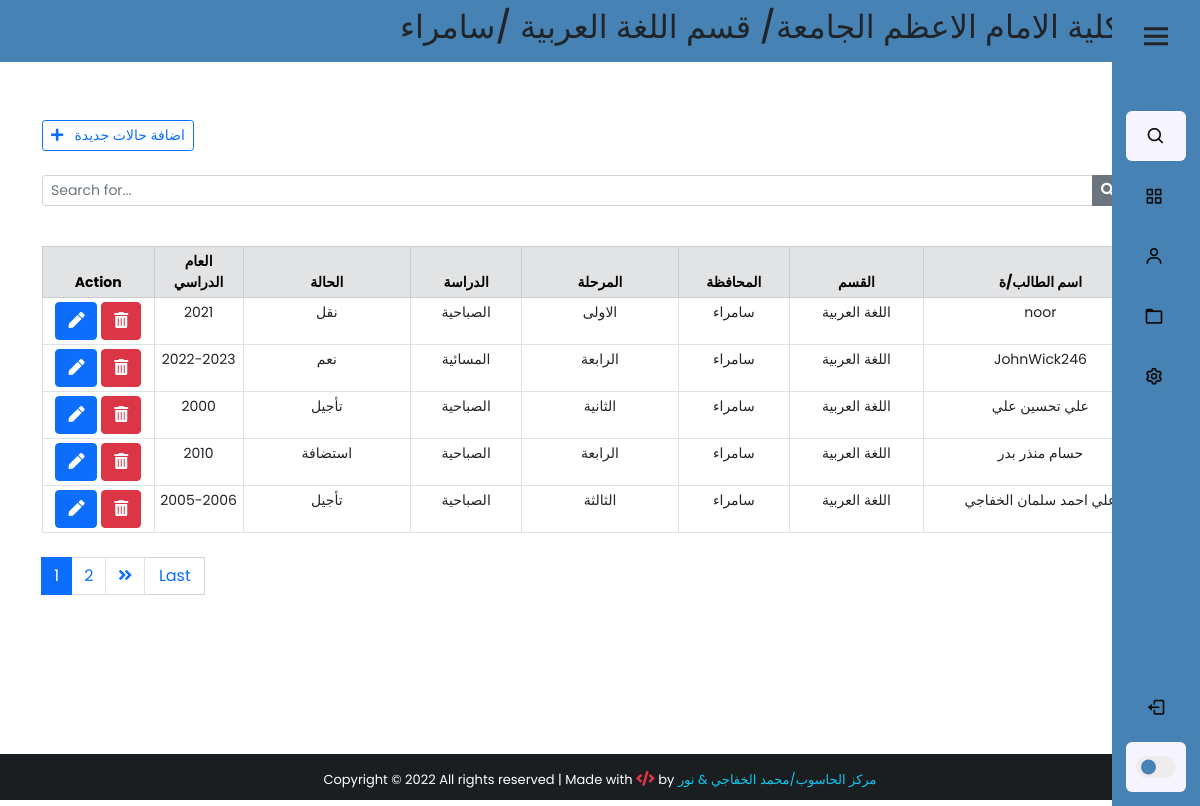
The app's page /backendState/ (signed in), older data.
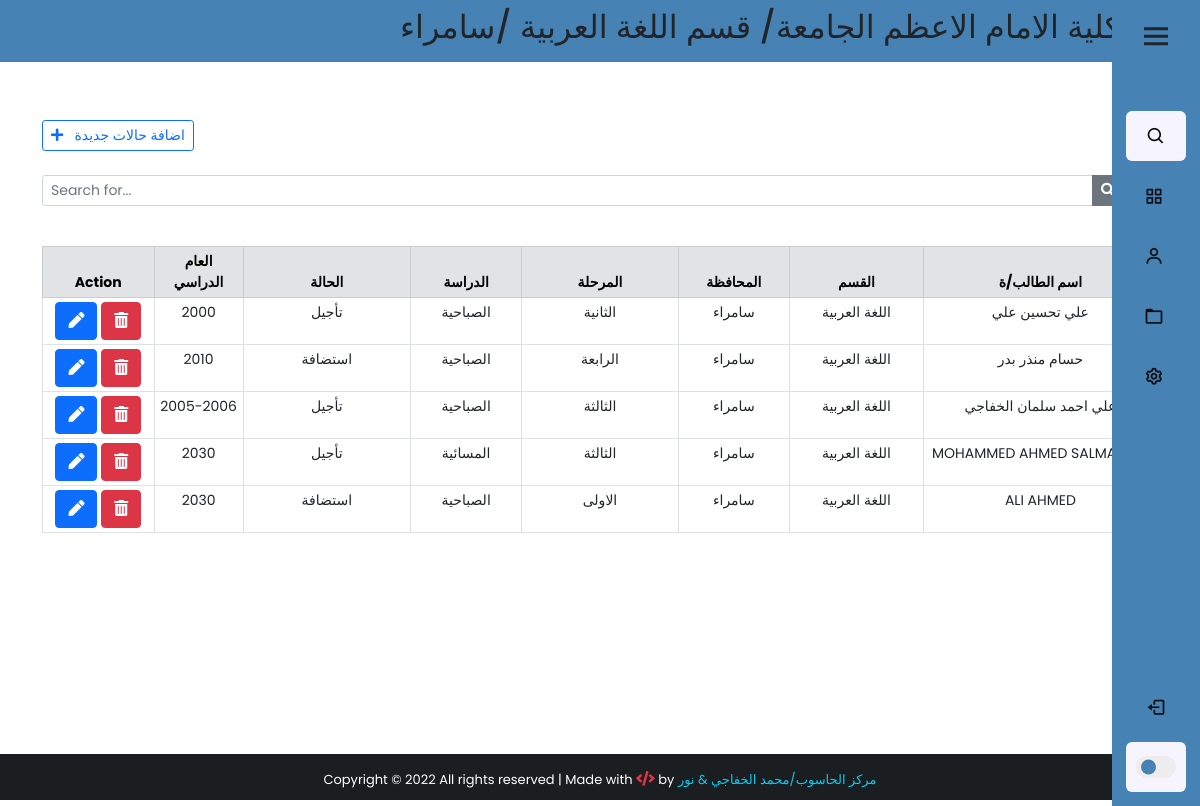
The same page, newer data.
### app/models.py (models this page shows, shortened)
class StudentStatus(models.Model):
    state_list = (
        ("استضافة","استضافة"),
        ("نقل", "نقل"),
        ("تأجيل", "تأجيل"),
        ("رسوب", "رسوب"),
        ("ترقين قيد", "ترقين قيد"),
    )
    stage_list = (
        ("الاولى", "الاولى"),
        ("الثانية", "الثانية"),
        ("الثالثة", "الثالثة"),
        ("الرابعة", "الرابعة"),
    )
    study_list = (
        ("الصباحية", "الصباحية"),
        ("المسائية", "المسائية"),
    )
    user = models.CharField(max_length=100, verbose_name="اسم المستخدم")
    name = models.CharField(max_length=100, verbose_name="اسم الطالب/ة")
    Dname = models.CharField(max_length=100, verbose_name="القسم")
    Cname = models.CharField(max_length=100, verbose_name="المحافظة")
    stage = models.CharField(max_length=50, verbose_name="المرحلة", choices=stage_list)
    state = models.CharField(max_length=100, verbose_name="حالة الطالب",choices=state_list)
    year = models.CharField(max_length=50, verbose_name="العام الدراسي")
    study = models.CharField(max_length=20,verbose_name="الدراسة", choices=study_list,null=True)
    note = models.TextField(blank=True, null=True, verbose_name="الملاحظات")
    created_at = models.DateTimeField(auto_now_add=True)
    class Meta:
        verbose_name_plural = "حالات الطلبة"

### app/views.py (the view)
# urls.py: path('backendState/', views.backendState, name='backendState'),
@cache_control(no_cache=True, must_revalidate=True, no_store=True)
@login_required(login_url='login')
def backendState(request):
    if 'q' in request.GET:
        q = request.GET['q']
        user = request.user.userprofile
        all_student_list = StudentStatus.objects.filter(
            Q(name__icontains=q) | Q(state=q) | Q(
                stage=q) | Q(study=q)
        ).order_by('-created_at')
        all_student_list=all_student_list.filter(Dname=user.Dname,Cname=user.Cname,user=user.user)
    else:
        user = request.user.userprofile
        all_student_list = StudentStatus.objects.all().filter(
            user=user.user, Dname=user.Dname, Cname=user.Cname).order_by('-created_at')
    paginator = Paginator(all_student_list, 5)
    page = request.GET.get('page')
    all_students_state = paginator.get_page(page)
    context = {
        'stdState': all_students_state,
        'user': user,
    }
    return render(request, 'students_status/backend-state.html', context)

### app/models.py (called while the page is built)
    def __str__(self):
        return self.Dname

    def __str__(self):
        return self.Cname

### app/templates/students_status/backend-state.html (shortened to what this page needs)
{% extends 'base2.html' %}
{% block content %}
<div class="container" style="padding-top:10px;">
     <br><br>
     <div class="d-flex justify-content-between">
          <a href="{% url 'add_studentState' %}" class="btn btn-outline-primary btn-sm"> <i class="fas fa-plus"></i>&nbsp;&nbsp; اضافة حالات جديدة</a>
     </div>
     <form action="">
          <div class="input-group input-group-sm mb-3 mt-4">
               <input type="text" name="q" class="form-control" placeholder="Search for..." value="{{ request.GET.q }}">
               <button class="btn btn-secondary"><i class="fas fa-search"></i></button>
               <a href="{% url 'backendState' %}" class="btn btn-dark" style="margin-left:2px;"></a>
          </div>
     </form>
     <center>
          <table class="table table-bordered table-sm mt-4" style="text-align: center; font-size: 14px;">
               <thead class="table-secondary">
                  <div class="row">
                    <tr>
                         <th class="col-lg-2 col-sm-1" style="width:10%;" colspan="1">Action</th>
                         <th class="col-lg-2 col-sm-1" style="width:8%;">العام الدراسي</th>
                         <th class="col-lg-2 col-sm-1" style="width:15%;">الحالة</th>
                         <th class="col-lg-2 col-sm-1" style="width:10%;">الدراسة </th>
                         <th class="col-lg-2 col-sm-1" style="width:14%;">المرحلة </th>
                         <th class="col-lg-2 col-sm-1" style="width:10%;">المحافظة</th>
                         <th class="col-lg-2 col-sm-1" style="width:12%;">القسم</th>
                         <th class="col-lg-2 col-sm-1" style="width:21%;">اسم الطالب/ة</th>
                    </tr>
              </div>
               </thead>
               {% for std in stdState %}
               <tr>
                     <td>
                         <a href="/studentState/{{std.id}}" class="btn btn-primary " title="Edit patient">
                              <i class="fas fa-pen"></i>
                         </a>
                         <a class="btn btn-secondary btn-danger" title="Remove patient" data-bs-toggle="modal" data-bs-target="#deleteModal{{std.pk}}">
                              <i class="fas fa-trash-alt"></i>
                         </a>
                     </td>
                    <td>{{std.year}}</td>
                    <td>{{std.state}}</td>
                    <td>{{std.study}}</td>
                    <td>{{std.stage}}</td>
                    <td>{{std.Cname}}</td>
                    <td>{{std.Dname}}</td>
                    <td >{{std.name}}</td>
               </tr>
               {% endfor %}
          </table>
     </center>
      <nav class="mt-4" aria-label="page navigation example">
          {% if stdState.has_other_pages %}
          <ul class="pagination justify-content-left">
               {% for i in stdState.paginator.page_range %}
               {% if stdState.number == i %}
               <li class="page-item active"><span class="page-link">{{i}}</span></li>
               {% else %}
               <li class="page-item"><a href="?page={{i}}" class="page-link">{{ i }}</a></li>
               {% endif %}
               {% endfor %}
               {% if stdState.has_next %}
               <li class="page-item"><a href="?page={{stdState.next_page_number}}" class="page-link"><i class="fas fa-angle-double-right"></i></a></li>
               <a href="?page={{stdState.paginator.num_pages}}" class="btn btn-outline-primary mb-4" style="width:60px; border-radius:1px; border:1px solid #d3d3d3; border-left: none;">Last</a>
               {% else %}
               <li class="page-item disabled"></li>
               {% endif %}
          </ul>
          {% endif %}
          </nav>
    <br> <br>
     </div>
{% endblock content %}

Row changes from the older to the newer data that the page shows:
removed StudentStatus: year "2021", state "نقل", study "الصباحية", stage "الاولى", Cname "سامراء", Dname "اللغة العربية", name "noor"
removed StudentStatus: year "2022-2023", state "نعم", study "المسائية", stage "الرابعة", Cname "سامراء", Dname "اللغة العربية", name "JohnWick246"
now on this page (row unchanged): StudentStatus: year "2030", state "تأجيل", study "المسائية", stage "الثالثة", Cname "سامراء", Dname "اللغة العربية", name "MOHAMMED AHMED SALMAN ALI"
now on this page (row unchanged): StudentStatus: year "2030", state "استضافة", study "الصباحية", stage "الاولى", Cname "سامراء", Dname "اللغة العربية", name "ALI AHMED"
Text that changed along with them:
list line gone: "1"
list line gone: "2"
text no longer shown: "Last"
